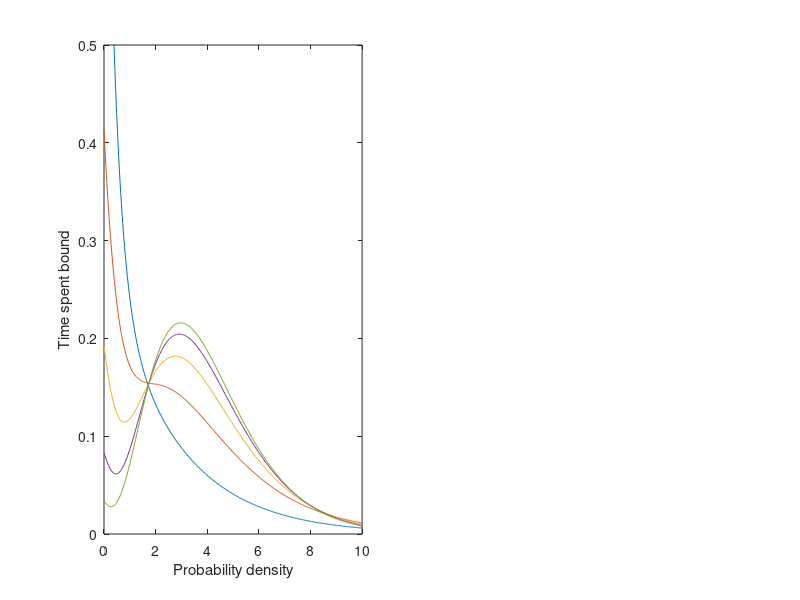

MATLAB code for this plot: (Note: this script raises an error after producing the figure.)
% This script makes plots for the active sensor example

%% First set up problem
WA_fun = @(wp,wm) [-(wp+wm), wp, 0, 0; ... 
                  wm, -(wp+wm), wp, 0; ... 
                  0, wm, -(wp+wm), wp; ...
                0, 0, wm, -(wm+wp)];
n = 4;
vec1 = ones(n,1);
pi_A = ones(n,1)/(n+1);
ent_rate = @(sig,wm) (1-wm) .*abs(log(abs(1 ./ wm))) - sig;

%% make plots of time spent bound distributions, i.e. fig 3b
sig_vals = [0.,1,2,3,4,5];
Wm = zeros(size(sig_vals));
for i = 1:length(sig_vals)
    f = @(wm) ent_rate(sig_vals(i),wm);
    Wm(i) = fzero(f,[eps 1]);
end

t = linspace(0,80,3200);
f = zeros(length(t),length(Wm));
% know the analytic distribution
for j = 1:length(Wm)
    WA = WA_fun(1,Wm(j));    
    for i = 1:length(t)
        f(i,j) = (pi_A')*(WA*WA* expm(WA*t(i))) * vec1;
    end
    K = - (pi_A')*WA * vec1;
    f(:,j) = f(:,j)/K;
end

subplot(1,2,1)
plot(t,f(:,1),t,f(:,2),t,f(:,3),t,f(:,4),t,f(:,5))
xlim([0,10])
ylim([0,0.5])
ylabel('Time spent bound')
xlabel('Probability density')


%% Make plots 3c. Load the data for the empirical testing as it takes a while to generate.
% To generate the data run script TUR_comp
load sensor_empirical

subplot(1,2,2)
hold on
plot(sig_vals_fine,TUR_med,sig_vals_fine,OPTIM_med,sig_vals_fine,sig_vals_fine)
s2 = [sig_vals_fine, fliplr(sig_vals_fine)];
inBetween = [TUR_3, fliplr(TUR_97)];
fill(s2, inBetween, 'g','FaceAlpha',0.2);


plot(sig_vals_fine,OPTIM_med)
inBetween = [OPTIM_3, fliplr(OPTIM_97)];
fill(s2, inBetween, 'r','FaceAlpha',0.2);
xlabel('Exact entropy production rate')
ylabel('Estimated entropy production rate')

%saveas(gcf,'ActiveSensor.pdf')